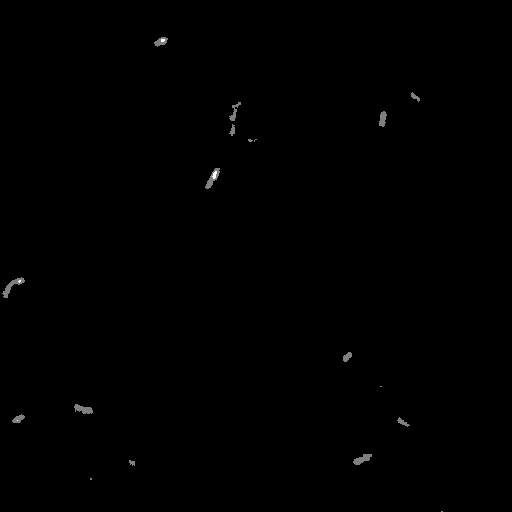
#> input picture code/lacI_titration 4/O2_R60_yfp_pos_07.tif, 512 x 512 px, given in place of colony_growth_05.tif, which was not available
$ jupyter execute --allow-errors bacterial_growth.ipynb   (shell and % lines are left out)   (text cells are left out)
#> lines starting #> are read from the running program, lines starting #| are printed output that depends on the picture; pictures that were not available may be replaced by others from this repository, and a replacement may not be noted
[cell 1]
# import the necessary modules
import numpy as np
import matplotlib.pyplot as plt

# for pretty plots
import seaborn as sns
rc={'lines.linewidth': 2, 'axes.labelsize': 14, 'axes.titlesize': 14, \
    'xtick.labelsize' : 14, 'ytick.labelsize' : 14}
sns.set(rc=rc)

# for bulk acquisition of filenames
import glob

# for importing bacterial images
import skimage.io

[cell 2]
# read an example phase image
im = skimage.io.imread('./data/ColonyGrowthData/colony_growth_05.tif')
#> im is the input picture: shape (512, 512) uint16; min 98, max 749, mean 131.3

# take a look at its contents
im

[cell 3]
# show the image
plt.imshow(im)

# remove the grid that is shown by default
plt.grid(False)

[cell 4]
# allows us to interact with the image once it's displayed

plt.imshow(im)
plt.grid(False)

[cell 5]

# generate the image histogram
plt.hist(im.flatten(), bins=20)

# add appropriate labels.
plt.xlabel('pixel value')
plt.ylabel('number of observations')
plt.yscale("log")
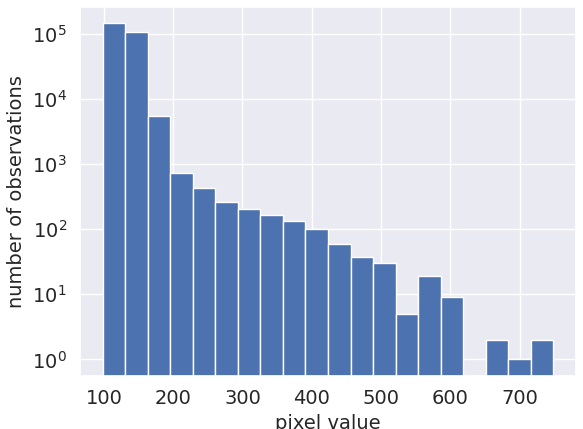
#> figure drawn by matplotlib, 1 panel; tallest bar 146288 high, from x = 98 to 130.6

[cell 6]
# threshold value
threshold = 125

# apply the threshold and show the segmented image
im_thresh =  im > threshold
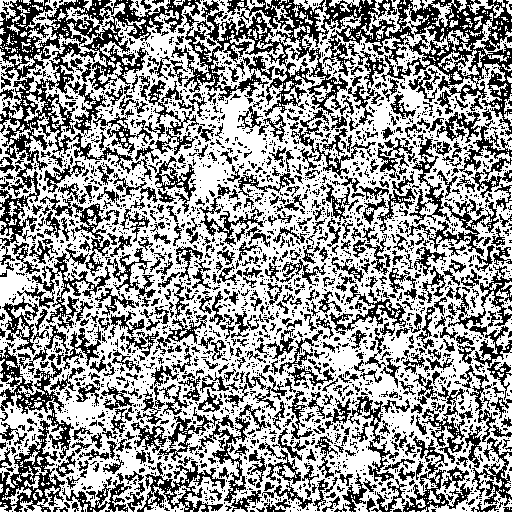
#> im_thresh: shape (512, 512) bool; 58.9% white; black in thin lines or dots
plt.imshow(im_thresh)
plt.grid(False)

[cell 7]
# load the image
im = skimage.io.imread('./data/ColonyGrowthData/colony_growth_30.tif')
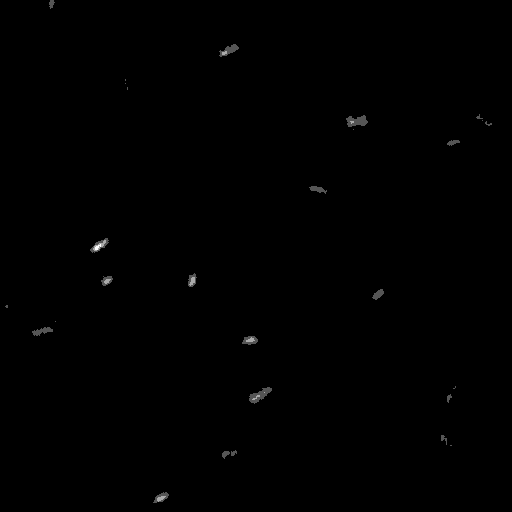
#> input picture code/lacI_titration 4/O2_R60_yfp_pos_10.tif, 512 x 512 px, given in place of colony_growth_30.tif, which was not available
#> im is the input picture: shape (512, 512) uint16; min 99, max 904, mean 133.2

# show the image
plt.imshow(im)
plt.grid(False)

[cell 8]
# apply the threshold and show the segmented image
im_thresh =  im > threshold
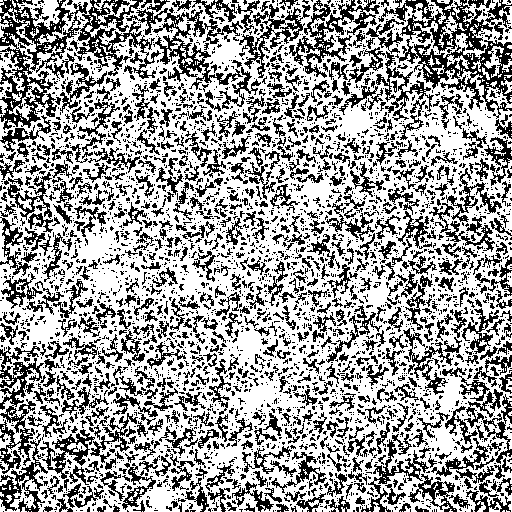
#> im_thresh: shape (512, 512) bool; 62.3% white; black in thin lines or dots
plt.imshow(im_thresh)
plt.grid(False)

[cell 9]
# Extract the names of all phase images
im_names = np.sort(glob.glob('./data/ColonyGrowthData/colony_growth_*'))

# Take a look at some
im_names[0:5]

[cell 10]
# number of frames
n_frames = len(im_names)

# an array to store the bacterial areas
area_tot = np.zeros(n_frames)

# extract the bacterial areas
for n in range(n_frames):

    # read the frame
    im = skimage.io.imread(im_names[n])

    # apply the threshold
    im_thresh = im > 120

    # save the area in our array
    area_tot[n] = np.sum(im_thresh)

# time resolution in minutes
dt = 5

# measurement times
times = dt * np.arange(n_frames)

# plot the time dependence of the bacterial area
plt.plot(times, area_tot, '.')
plt.xlabel('Time (min)')
plt.ylabel('Total area (pixels)')
plt.show()
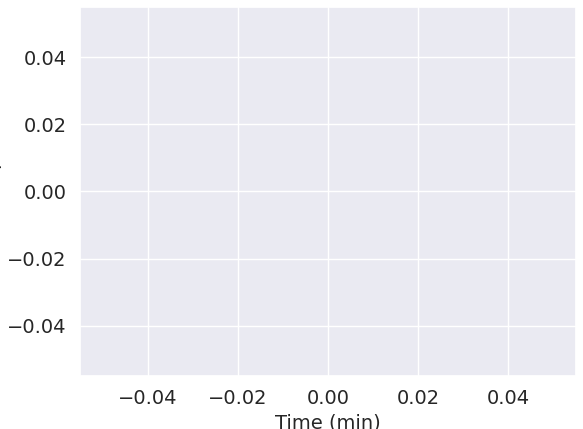
#> figure drawn by matplotlib, 1 panel
